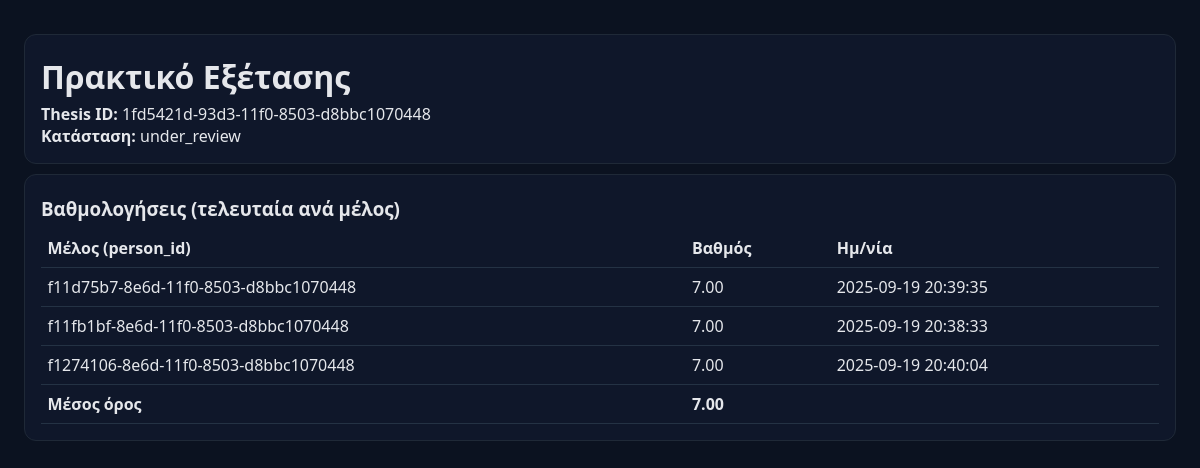
The app's page /thesis-web/api/grades/protocol_html.php?thesis_id=1fd5421d-93d3-11f0-8503-d8bbc1070448 with its own data.
### tables this page shows
CREATE TABLE `theses` (
  `id` char(36) NOT NULL DEFAULT uuid(),
  `student_id` char(36) NOT NULL,
  `topic_id` char(36) NOT NULL,
  `supervisor_id` char(36) NOT NULL,
  `status` enum('under_assignment','active','under_review','completed','canceled') NOT NULL DEFAULT 'under_assignment',
  `official_assign_date` datetime DEFAULT NULL,
  `assigned_at` timestamp NULL DEFAULT NULL,
  `committee_submission_at` timestamp NULL DEFAULT NULL,
  `approval_gs_number` varchar(50) DEFAULT NULL,
  `approval_gs_year` int(11) DEFAULT NULL,
  `canceled_reason` text DEFAULT NULL,
  `canceled_gs_number` varchar(50) DEFAULT NULL,
  `canceled_gs_year` int(11) DEFAULT NULL,
  `nimeritis_url` text DEFAULT NULL,
  `nimeritis_deposit_date` date DEFAULT NULL,
  `nimeritis_receipt_path` varchar(255) DEFAULT NULL,
  `central_grade_submitted_at` timestamp NULL DEFAULT NULL,
  `created_at` timestamp NOT NULL DEFAULT current_timestamp(),
  `updated_at` timestamp NOT NULL DEFAULT current_timestamp() ON UPDATE current_timestamp(),
  `grading_enabled_at` datetime DEFAULT NULL
);

CREATE TABLE `grades` (
  `id` char(36) NOT NULL DEFAULT uuid(),
  `thesis_id` char(36) NOT NULL,
  `person_id` char(36) NOT NULL,
  `rubric_id` char(36) NOT NULL,
  `criteria_scores_json` longtext NOT NULL CHECK (json_valid(`criteria_scores_json`)),
  `total` decimal(5,2) DEFAULT NULL,
  `created_at` timestamp NOT NULL DEFAULT current_timestamp(),
  `updated_at` datetime DEFAULT NULL
);

### thesis-web/api/grades/protocol_html.php (the view, shortened to what this page needs)
<?php
$pdo = db();
$thesis_id = $_GET['thesis_id'] ?? '';
$st = $pdo->prepare("SELECT id, status FROM theses WHERE id = :id LIMIT 1");
$st->execute([':id'=>$thesis_id]);
$thesis = $st->fetch(PDO::FETCH_ASSOC);
$rows = [];
try {
  $sql = "
    SELECT person_id, total, created_at
    FROM grades
    WHERE thesis_id = :id
      AND person_id IS NOT NULL
      AND total IS NOT NULL
    ORDER BY person_id ASC, created_at DESC
  ";
  $q = $pdo->prepare($sql);
  $q->execute([':id' => $thesis_id]);
  $all = $q->fetchAll(PDO::FETCH_ASSOC);
  $seen = [];
  foreach ($all as $g) {
    $pid = (string)$g['person_id'];
    if (!isset($seen[$pid])) {
      $rows[] = $g;
      $seen[$pid] = true;
    }
  }
} catch (Throwable $e) {
  $rows = [];
}
$avg = null;
if ($rows) {
  $totals = array_map(fn($r) => (float)$r['total'], $rows);
  $avg = array_sum($totals) / count($totals);
}
?>
<!doctype html>
<html lang="el">
<body>
  <div class="card">
    <h1>Πρακτικό Εξέτασης</h1>
    <div><strong>Thesis ID:</strong> <?=htmlspecialchars($thesis_id)?></div>
    <div><strong>Κατάσταση:</strong> <?=htmlspecialchars($thesis['status'] ?? '—')?></div>
  </div>
  <div class="card">
    <h3>Βαθμολογήσεις (τελευταία ανά μέλος)</h3>
    <table>
      <thead><tr><th>Μέλος (person_id)</th><th>Βαθμός</th><th>Ημ/νία</th></tr></thead>
      <tbody>
        <?php if (!$rows): ?>
          <tr><td colspan="3"><em>Δεν βρέθηκαν βαθμολογήσεις.</em></td></tr>
        <?php else: foreach ($rows as $r): ?>
          <tr>
            <td><?=htmlspecialchars($r['person_id'])?></td>
            <td><?=number_format((float)$r['total'], 2)?></td>
           <td><?=htmlspecialchars($r['created_at'] ?? '')?></td>
        </tr>
        <?php endforeach; endif; ?>
      </tbody>
      <tfoot>
        <tr>
          <th>Μέσος όρος</th>
          <th><?= $avg !== null ? number_format($avg, 2) : '—' ?></th>
          <th></th>
        </tr>
      </tfoot>
    </table>
  </div>
</body>
</html>

### thesis-web/api/grades/protocol_html.php (style rules this page uses)
body { font-family:system-ui,-apple-system,Segoe UI,Roboto,Ubuntu,'Helvetica Neue',Arial,sans-serif;background:#0b1220;color:#e5e7eb;margin:0;padding:1.5rem }
.card { background:#0f172a;border:1px solid #1f2937;border-radius:12px;padding:1rem;margin:.6rem 0 }
h1,h2,h3 { margin:.3rem 0 }
table { width:100%;border-collapse:collapse;margin-top:.5rem }
th,td { border-bottom:1px solid #243244;padding:.5rem .4rem;text-align:left }

### records on screen
theses: status "under_review"
grades: person "f11d75b7-8e6d-11f0-8503-d8bbc1070448", total "7.00", created_at "2025-09-19 20:39:35"
grades: person "f11fb1bf-8e6d-11f0-8503-d8bbc1070448", total "7.00", created_at "2025-09-19 20:38:33"
grades: person "f1274106-8e6d-11f0-8503-d8bbc1070448", total "7.00", created_at "2025-09-19 20:40:04"

### other values on screen
$thesis_id "1fd5421d-93d3-11f0-8503-d8bbc1070448"
$avg "7.00"
